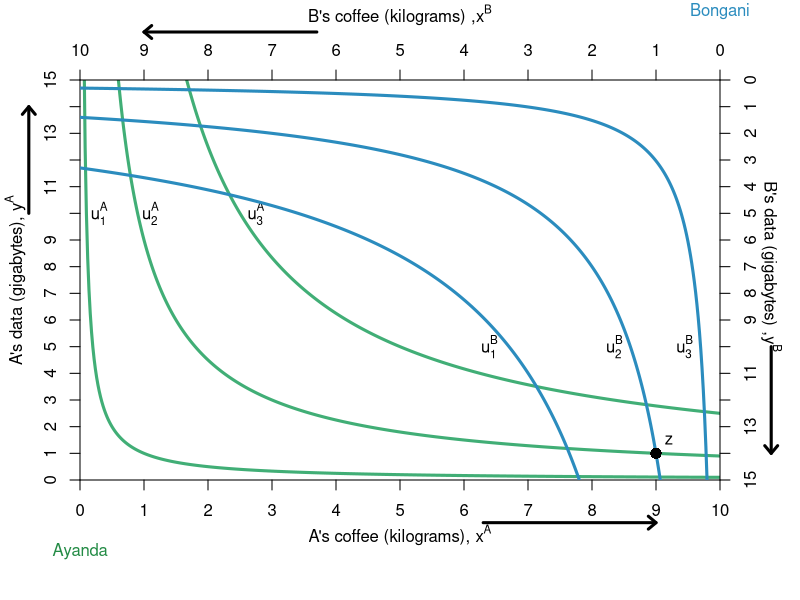

Recreate this plot in R.

require(shape)
pdf(file = "fig4.4c.pdf", width = 9, height = 7)

#Set parameters for graphics
axislabelsize <- 1
graphlinewidth <- 3

COL <- c("#7fc97f", "#beaed4", "#fdc086", "#ffff99", "#386cb0", "#f0027f", "#bf5b17", "#666666")
COLA <- c("#99d8c9","#66c2a4","#41ae76", "#238b45", "#005824")
COLB <- c("#4eb3d3", "#2b8cbe", "#0868ac","#084081")

indiffcurveA1 <- function(x, U = 3, A = 1, a = 1/2) {
  ((((U-2)/A)*(1/x)^a)^(1/(1-a)))
}

indiffcurveA2 <- function(x, U = 3, A = 1, a = 1/2) {
  (((U/A)*(1/x)^a)^(1/(1-a)))
}

indiffcurveA3 <- function(x, U = 3, A = 1, a = 1/2) {
  ((((U+2)/A)*(1/x)^a)^(1/(1-a)))
}

#Ayanda happens to have found 8 apples and 2 oranges, 
#and Bongani happens to have found 2 apples and 13 oranges. 
#Ayanda's utility (8^0.5)*(2^0.5) = 4
#Bongani's utility (2^0.5)*(13^0.5) = 5.09

par(mar =  c(6, 4, 4, 4))
xlims <- c(0, 10)
ylims <- c(0, 15)
xlims2 <- c(10, 0)
ylims2 <- c(15, 0)

plot(0, 0, xlim = xlims, ylim = ylims, type = "n",
     xlab = expression(paste("A's coffee (kilograms), ", x^A)),
     ylab = expression(paste("A's data (gigabytes), ", y^A)), line = 2.5,
     xaxt = "n", 
     yaxt = "n", 
     cex.lab = axislabelsize, 
     bty = "n",
     xaxs="i", 
     yaxs="i")


npts <- 500 
npts2 <- 501
#Specify the sequences of points for graphing. 
xx1 <- seq(xlims[1], xlims[2], length.out = npts)
#xx2 <- seq(xlims[1], xlims[2], length.out = npts)
#xx3 <- seq(xlims[1], xlims[2], length.out = npts2)
#xx4 <- seq(xlims[1], 10, length.out = npts2)

#Draw the lines for the graphs
lines(xx1, indiffcurveA1(xx1), col = COLA[3], lwd = graphlinewidth)
lines(xx1, indiffcurveA2(xx1), col = COLA[3], lwd = graphlinewidth)
lines(xx1, indiffcurveA3(xx1), col = COLA[3], lwd = graphlinewidth)
#lines(xx2, solowCondition(xx2, delta = 5), col = COL[3], lwd = 4)
#lines(xx2, solowInfeas(xx2, delta = 5), col = COL[1], lwd = 4, lty = 2)

#Customize ticks and labels for the plot
ticksy <- seq(from = 0, to = 15, by = 1)
ylabels <- seq(from = 0, to = 15, by = 1)
ticksx <- seq(from = 0, to = 10, by = 1)
xlabels <- seq(from = 0, to = 10, by = 1)
axis(1, at = ticksx, pos = 0, labels = xlabels)
axis(2, at = ticksy, pos = 0, labels = ylabels, las = 0)

#Add arrows and names:
arrows(-.8, 10, -.8, 14, xpd = TRUE, length=0.1,angle=40,lwd=3)
arrows(6.3, -1.6, 9, -1.6, xpd = TRUE, length=0.1,angle=40,lwd=3)
mtext("Ayanda", side=1, line=3, at=0, col=COLA[4])

#Annotation of the three graphs and the NE
text(.3, 10, expression(u[1]^A))
text(1.1, 10, expression(u[2]^A))
text(2.75, 10, expression(u[3]^A))
#text(16, 0.52, expression(paste("Nash Equilibrium")))

#Line to label B's endowment
#segments(0, 13, 2, 13, lty = 2, col = "darkgray", lwd = 2)
#segments(2, 0, 2, 13, lty = 2, col = "darkgray", lwd = 2)


#Set up second axes and labels

par(new = TRUE)
#par(mar =  c(6, 4, 4, 4))

xlims2 <- c(10, 0)
ylims2 <- c(15, 0)

plot(0, 0, xlim = xlims2, ylim = ylims2, type = "n",
     xlab = expression(paste("")),
     ylab = expression(paste("")),
     xaxt = "n", 
     yaxt = "n", 
     cex.lab = 1.3, 
     bty = "n",
     xaxs="i", 
     yaxs="i")

axis(side = 3, at = ticksx, pos = 0, labels = xlabels)
axis(side = 4, at = ticksy, pos = 0, labels = ylabels, las = 0)
#axis(side=3, at = xlims2, pos = 0))
mtext(expression(paste("B's coffee (kilograms) ,",x^B )), side=3, line = 2.5, cex = axislabelsize)
#axis(side = 4, at = ylims2, pos = 0)
text(-.8, 7, expression(paste("B's data (gigabytes) ,",y^B )), xpd = TRUE, cex = axislabelsize, srt = 270) 

#Add arrows and names:
arrows(-.8, 10, -.8, 14, xpd = TRUE, length=0.1,angle=40,lwd=3)
arrows(6.3, -1.8, 9, -1.8, xpd = TRUE, length=0.1,angle=40,lwd=3)
mtext("Bongani", side=3, line=3, at=0, col= COLB[2])

indiffcurveB1 <- function(x, U = sqrt(14), A = 1, a = 0.5) {
  ((((U-2)/A)*(1/x)^a)^(1/(1-a)))
}

indiffcurveB2 <- function(x, U = sqrt(14), A = 1, a = 0.5) {
  (((U/A)*(1/x)^a)^(1/(1-a)))
}

indiffcurveB3 <- function(x, U = sqrt(14), A = 1, a = 0.5) {
  ((((U+2)/A)*(1/x)^a)^(1/(1-a)))
}

lines(xx1, indiffcurveB1(xx1), col = COLB[2], lwd = graphlinewidth)
lines(xx1, indiffcurveB2(xx1), col = COLB[2], lwd = graphlinewidth)
lines(xx1, indiffcurveB3(xx1), col = COLB[2], lwd = graphlinewidth)

#Label B's indifference curves
text(3.6, 10, expression(u[1]^B))
text(1.65, 10, expression(u[2]^B))
text(.55, 10, expression(u[3]^B))

#Add a point for a feasible allocation
points(1, 14, pch = 16, col = "black", cex = 1.5)

#Annotating the feasible allocation
text(.8, 13.5, expression(z))

#Arrow to Slope of BRF
#Arrows(14.2, 0.12, 12.2, 0.12, col = "black", lty = 1, lwd = 2, arr.type = "triangle")
#text(16.8, 0.12, expression(paste("Slope = ", q[p])))

#Arrow to Slope of isoprofit
#Arrows(13, 0.80, 15, 0.80, col = "black", lty = 1, lwd = 2, arr.type = "triangle")
#text(10.2, 0.80, expression(paste("Slope = ", frac(q, p))))

dev.off()
